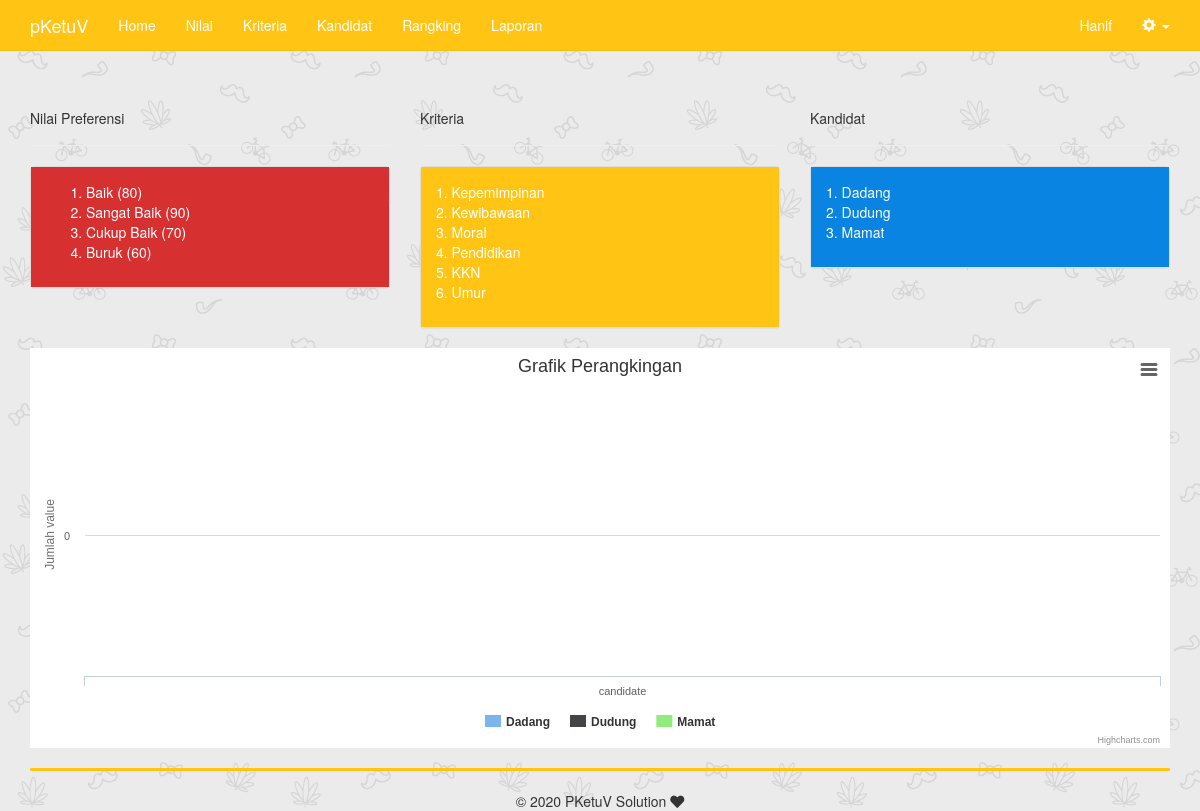
Screenshot of /index.php (signed in) with the database file from the repository.
### tables this page shows
CREATE TABLE `value` (
  `id_nilai` int(6) NOT NULL,
  `ket_nilai` varchar(45) NOT NULL,
  `jum_nilai` double NOT NULL
);

CREATE TABLE `criteria` (
  `id_kriteria` int(11) NOT NULL,
  `nama_kriteria` varchar(255) NOT NULL,
  `tipe_kriteria` varchar(10) NOT NULL,
  `bobot_kriteria` double NOT NULL
);

CREATE TABLE `candidate` (
  `id_candidate` int(11) NOT NULL,
  `id_pengguna` int(11) NOT NULL,
  `nama_candidate` varchar(255) NOT NULL,
  `hasil_candidate` double NULL
);

### includes/value.inc.php (called while the page is built, shortened)
<?php
class value{
	private $conn;
	private $table_name = "value";
	public function __construct($db){
		$this->conn = $db;
	}
	function readAll(){
		$query = "SELECT * FROM ".$this->table_name." ORDER BY id_nilai ASC";
		$stmt = $this->conn->prepare( $query );
		$stmt->execute();
		return $stmt;
	}
}
?>

### includes/criteria.inc.php (called while the page is built, shortened)
<?php
class criteria{
	private $conn;
	private $table_name = "criteria";
	public function __construct($db){
		$this->conn = $db;
	}
	function readAll(){
		$query = "SELECT * FROM ".$this->table_name." ORDER BY id_kriteria ASC";
		$stmt = $this->conn->prepare( $query );
		$stmt->execute();
		return $stmt;
	}
}
?>

### includes/candidate.inc.php (called while the page is built, shortened)
<?php
class candidate{
	private $conn;
	private $table_name = "candidate";
	public function __construct($db){
		$this->conn = $db;
	}
	function readAll(){
		$query = "SELECT * FROM ".$this->table_name." ORDER BY id_candidate ASC";
		$stmt = $this->conn->prepare( $query );
		$stmt->execute();
		return $stmt;
	}
}
?>

### index.php (the view, shortened to what this page needs)
<?php
include_once 'header.php';
include_once 'includes/value.inc.php';
$pro3 = new value($db);
$stmt3 = $pro3->readAll();
include_once 'includes/candidate.inc.php';
$pro1 = new candidate($db);
$stmt1 = $pro1->readAll();
include_once 'includes/criteria.inc.php';
$pro2 = new criteria($db);
$stmt2 = $pro2->readAll();
?>
		<div class="row">
		  <div class="col-xs-12 col-sm-12 col-md-4">
		  	<div class="page-header">
			  <h5>Nilai Preferensi</h5>
			</div>
			<div class="panel panel-default">
			  <div class="panel-body" id="panel-value">
			    <ol>
			    	<?php
					while ($row3 = $stmt3->fetch(PDO::FETCH_ASSOC)){
					?>
				  	<li><?php echo $row3['ket_nilai'] ?> (<?php echo $row3['jum_nilai'] ?>)</li>
				  	<?php
					}
				  	?>
				</ol>
			  </div>
			</div>
		  </div>
		  <div class="col-xs-12 col-sm-12 col-md-4">
		  	<div class="page-header">
			  <h5>Kriteria</h5>
			</div>
			<div class="panel panel-default">
			  <div class="panel-body" id="panel-kriteria">
			    <ol class="list-unstyled">
			    	<?php
			    	$no=1;
					while ($row2 = $stmt2->fetch(PDO::FETCH_ASSOC)){
					?>
				  	<li><?php echo $no++ ?>. <?php echo $row2['nama_kriteria'] ?></li>
				  	<?php
					}
				  	?>
				</ol>
			  </div>
			</div>
		  </div>
		  <div class="col-xs-12 col-sm-12 col-md-4">
		  	<div class="page-header">
			  <h5>Kandidat</h5>
			</div>
			<div class="panel panel-default">
			  <div class="panel-body" id="panel-kandidat">
			    <ol class="list-unstyled">
			    	<?php
			    	$no=1;
					while ($row1 = $stmt1->fetch(PDO::FETCH_ASSOC)){
					?>
				  	<li><?php echo $no++ ?>. <?php echo $row1['nama_candidate'] ?></li>
				  	<?php
					}
				  	?>
				</ol>
			  </div>
			</div>
		  </div>
		</div>
		<div id="container2" style="min-width: 310px; height: 400px; margin: 0 auto"></div>
		<hr class="hr-footer">
		<div class="footer">
			<footer class="text-center">&copy; <?=date("Y")?> PKetuV Solution <i class="fas fa-heart"></i></footer>
		</div>
		</div>
	</body>
</html>

### header.php (shortened to what this page needs)
<!DOCTYPE html>
<html lang="en">
  <head>
    <link href="vendor/bootstrap/css/bootstrap.min.css" rel="stylesheet">
    <link href="css/dataTables.bootstrap.min.css" rel="stylesheet">
    <link href="vendor/fontawesome/css/all.min.css" rel="stylesheet">
    <link href="css/custom.css" rel="stylesheet">
  </head>
  <body style="background: #ffffff url(images/back1.jpg) left bottom fixed;">
	<nav class="navbar navbar-default navbar-static-top navbar-custom">
	  <div class="container">
		<div class="navbar-header">
		  <a class="navbar-brand" href="/">pKetuV</a>
		</div>
		<div class="collapse navbar-collapse" id="bs-example-navbar-collapse-1">
		  <ul class="nav navbar-nav">
			<li><a href="index.php">Home</a></li>
			<?php if (isset($_SESSION['role'])) {
				if ($_SESSION['role'] === base64_encode('Peserta')) { ?>
					<li><a href="report.php">Laporan</a></li>
				<?php } elseif ($_SESSION['role'] === base64_encode('Admin')) { ?>
			<li><a href="value.php">Nilai</a></li>
			<li><a href="criteria.php">Kriteria</a></li>
			<li><a href="candidate.php">Kandidat</a></li>
			<li><a href="ranking.php">Rangking</a></li>
			<li><a href="report.php">Laporan</a></li>
			<?php } elseif ($_SESSION['role'] === base64_encode('Voter')) { ?>
			<li><a href="voting.php">Voting</a></li>
			<?php }
			} ?>
		  </ul>
		  <ul class="nav navbar-nav navbar-right">
			<li><a href="profile.php"><?php echo $_SESSION['nama_lengkap'] ?></a></li>
			<li class="dropdown">
			  <a href="#" class="dropdown-toggle" data-toggle="dropdown" role="button" aria-haspopup="true" aria-expanded="false"><span class="glyphicon glyphicon-cog"></span> <span class="caret"></span></a>
			</li>
		  </ul>
		</div>
	  </div>
	</nav>
    <div class="container">

### css/custom.css (style rules this page uses)
#panel-value { background: #d63031; border: none; color: white; }
#panel-kriteria { background: #ffc414; border: none; color: white; }
#panel-kandidat { background: #0984e3; border: none; color: white; }
.hr-footer { color: #ffc414; border-radius: 1px; border-color: #ffc414; border-width: medium; }
.navbar-custom { background-color: #ffc414; border-color: #f6be18; }
.navbar-custom .navbar-brand { color: #ffffff; }
.navbar-custom .navbar-nav > li > a { color: #ffffff; }
.navbar-custom .navbar-collapse, .navbar-custom .navbar-form { border-color: #ffffff; }
a { color: inherit; }

### rows the page displays
value: ket_nilai "Baik", jum_nilai "80"
value: ket_nilai "Sangat Baik", jum_nilai "90"
value: ket_nilai "Cukup Baik", jum_nilai "70"
value: ket_nilai "Buruk", jum_nilai "60"
criteria: nama_kriteria "Kepemimpinan"
criteria: nama_kriteria "Kewibawaan"
criteria: nama_kriteria "Moral"
criteria: nama_kriteria "Pendidikan"
criteria: nama_kriteria "KKN"
criteria: nama_kriteria "Umur"
candidate: nama_candidate "Dadang"
candidate: nama_candidate "Dudung"
candidate: nama_candidate "Mamat"

### other values shown
$_SESSION['nama_lengkap'] "Hanif"
